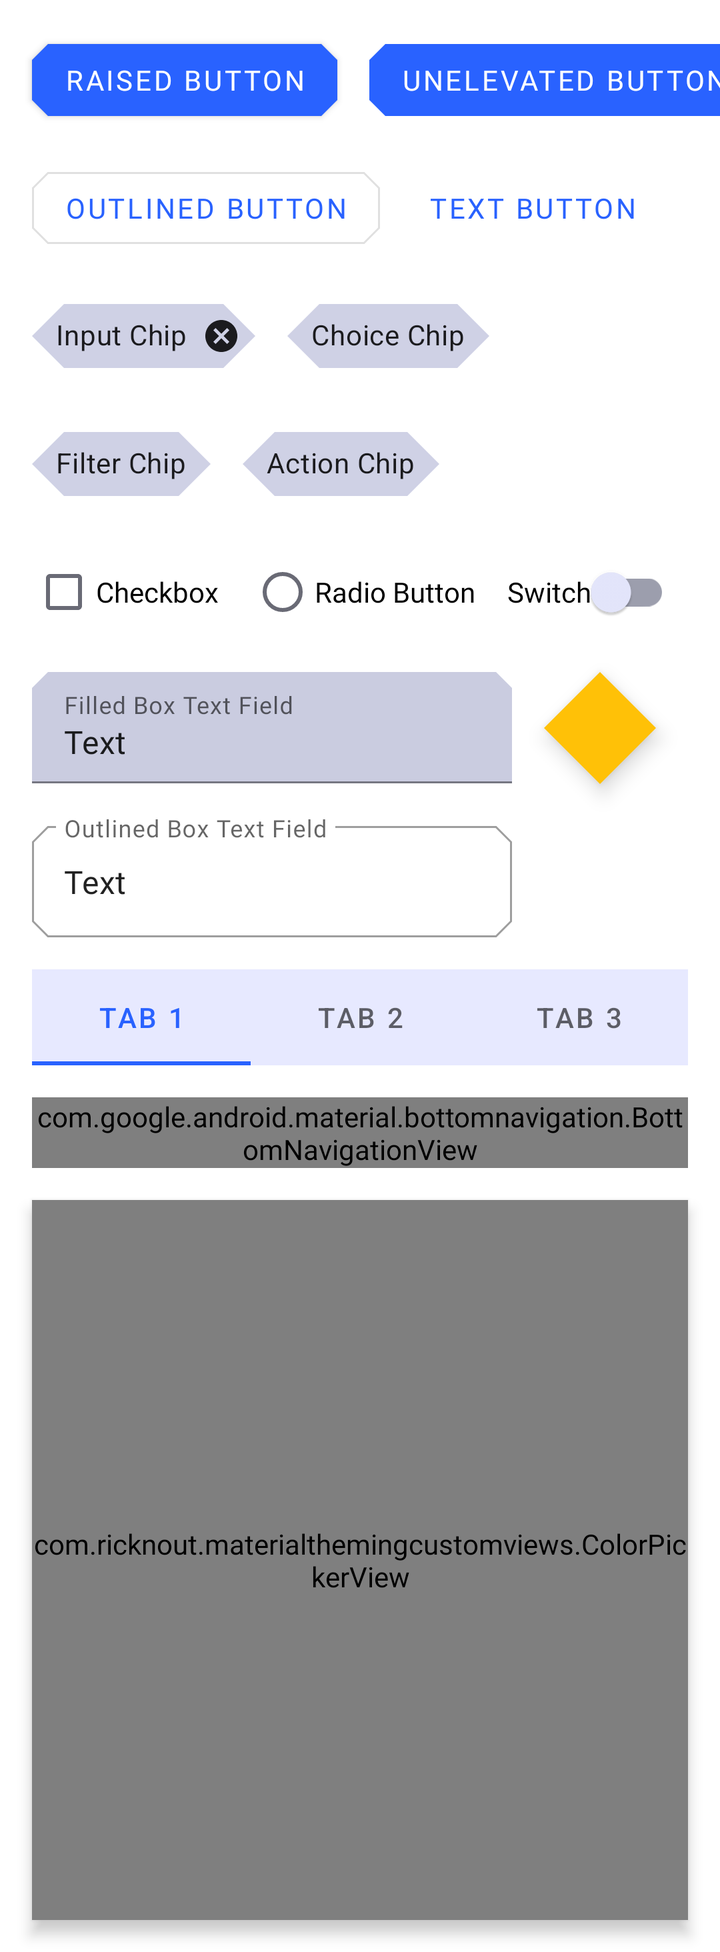
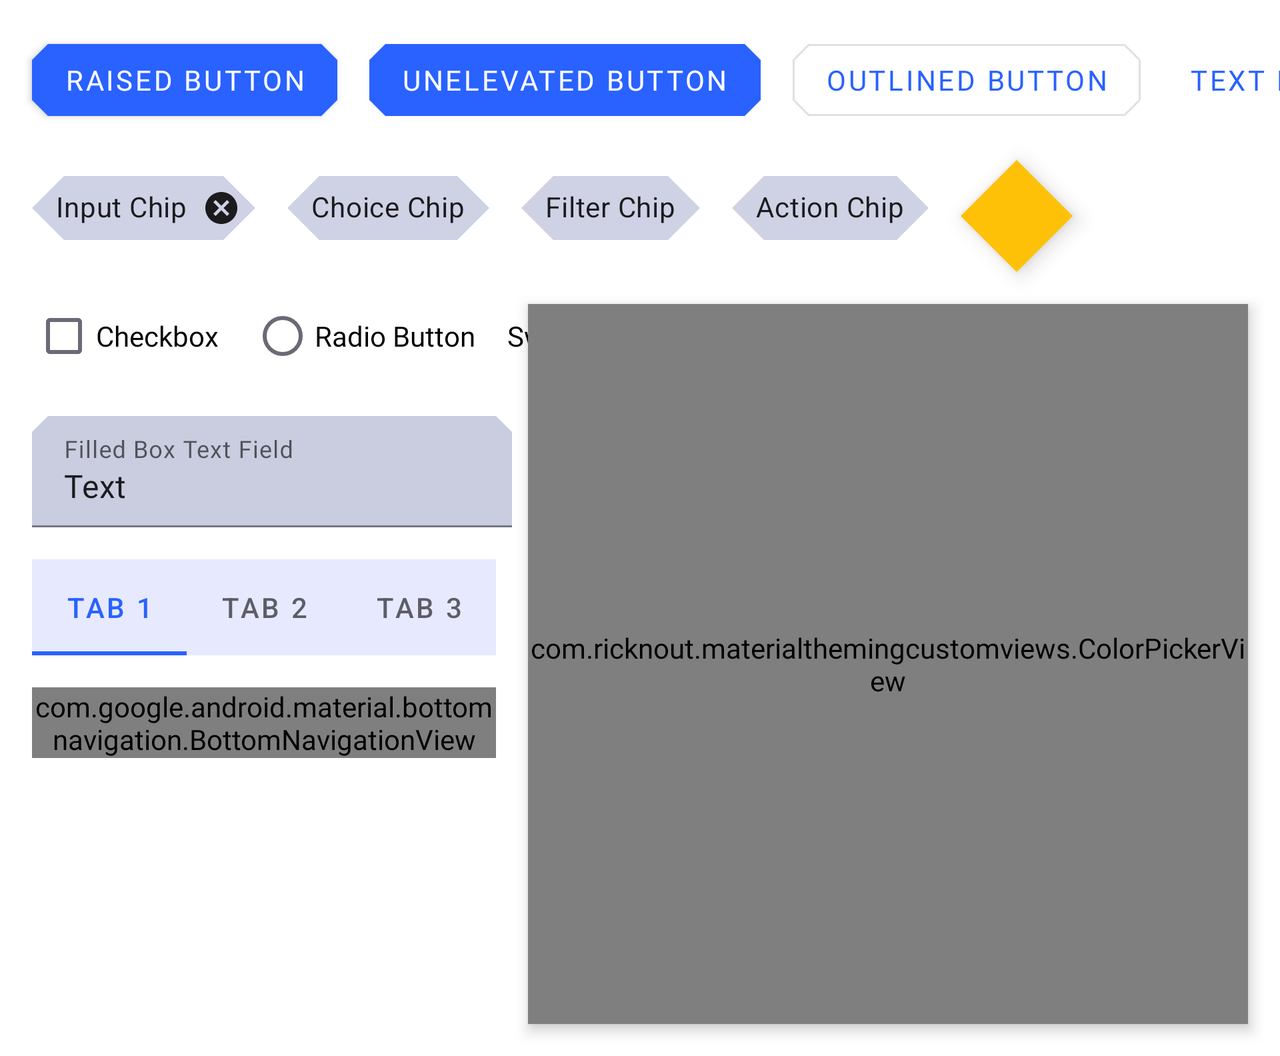

Compare how this app lays out the same screen by default and in its alternative resource folder. The renders come first, then the two layout files and the values they reference.
<!-- AndroidManifest.xml: application theme AppTheme.Themed -->
<!-- res/layout/activity_main.xml -->
<?xml version="1.0" encoding="utf-8"?>
<ScrollView
        xmlns:android="http://schemas.android.com/apk/res/android"
        xmlns:tools="http://schemas.android.com/tools"
        xmlns:app="http://schemas.android.com/apk/res-auto"
        android:layout_width="match_parent"
        android:layout_height="match_parent"
        tools:context=".MainActivity">

    <androidx.constraintlayout.widget.ConstraintLayout
            android:layout_width="match_parent"
            android:layout_height="wrap_content"
            android:paddingBottom="16dp"
            android:clipToPadding="false">

        <com.google.android.material.button.MaterialButton
                android:id="@+id/raisedButton"
                android:layout_width="wrap_content"
                android:layout_height="wrap_content"
                android:layout_marginTop="16dp"
                android:layout_marginStart="16dp"
                app:layout_constraintTop_toTopOf="parent"
                app:layout_constraintStart_toStartOf="parent"
                android:text="Raised Button" />

        <com.google.android.material.button.MaterialButton
                android:id="@+id/unelevatedButton"
                android:layout_width="wrap_content"
                android:layout_height="wrap_content"
                android:layout_marginTop="16dp"
                android:layout_marginStart="16dp"
                style="@style/Widget.MaterialComponents.Button.UnelevatedButton"
                app:layout_constraintTop_toTopOf="parent"
                app:layout_constraintStart_toEndOf="@id/raisedButton"
                android:text="Unelevated Button" />

        <com.google.android.material.button.MaterialButton
                android:id="@+id/outlinedButton"
                android:layout_width="wrap_content"
                android:layout_height="wrap_content"
                android:layout_marginTop="16dp"
                android:layout_marginStart="16dp"
                style="@style/Widget.MaterialComponents.Button.OutlinedButton"
                app:layout_constraintTop_toBottomOf="@id/raisedButton"
                app:layout_constraintStart_toStartOf="parent"
                android:text="Outlined Button" />

        <com.google.android.material.button.MaterialButton
                android:id="@+id/textButton"
                android:layout_width="wrap_content"
                android:layout_height="wrap_content"
                android:layout_marginTop="16dp"
                android:layout_marginStart="16dp"
                style="@style/Widget.MaterialComponents.Button.TextButton"
                app:layout_constraintTop_toBottomOf="@id/raisedButton"
                app:layout_constraintStart_toEndOf="@id/outlinedButton"
                android:text="Text Button" />

        <com.google.android.material.chip.Chip
                android:id="@+id/inputChip"
                android:layout_width="wrap_content"
                android:layout_height="wrap_content"
                android:layout_marginTop="16dp"
                android:layout_marginStart="16dp"
                style="@style/Widget.MaterialComponents.Chip.Entry"
                app:layout_constraintTop_toBottomOf="@id/outlinedButton"
                app:layout_constraintStart_toStartOf="parent"
                android:text="Input Chip" />

        <com.google.android.material.chip.Chip
                android:id="@+id/choiceChip"
                android:layout_width="wrap_content"
                android:layout_height="wrap_content"
                android:layout_marginTop="16dp"
                android:layout_marginStart="16dp"
                style="@style/Widget.MaterialComponents.Chip.Choice"
                app:layout_constraintTop_toBottomOf="@id/outlinedButton"
                app:layout_constraintStart_toEndOf="@id/inputChip"
                android:text="Choice Chip" />

        <com.google.android.material.chip.Chip
                android:id="@+id/filterChip"
                android:layout_width="wrap_content"
                android:layout_height="wrap_content"
                android:layout_marginTop="16dp"
                android:layout_marginStart="16dp"
                style="@style/Widget.MaterialComponents.Chip.Filter"
                app:layout_constraintTop_toBottomOf="@id/inputChip"
                app:layout_constraintStart_toStartOf="parent"
                android:text="Filter Chip" />

        <com.google.android.material.chip.Chip
                android:id="@+id/actionChip"
                android:layout_width="wrap_content"
                android:layout_height="wrap_content"
                android:layout_marginTop="16dp"
                android:layout_marginStart="16dp"
                app:chipIcon="@drawable/ic_android_black_24dp"
                style="@style/Widget.MaterialComponents.Chip.Action"
                app:layout_constraintTop_toBottomOf="@id/inputChip"
                app:layout_constraintStart_toEndOf="@id/filterChip"
                android:text="Action Chip" />

        <com.google.android.material.checkbox.MaterialCheckBox
                android:id="@+id/checkBox"
                android:layout_width="wrap_content"
                android:layout_height="wrap_content"
                android:layout_marginTop="16dp"
                android:layout_marginStart="16dp"
                app:layout_constraintTop_toBottomOf="@id/filterChip"
                app:layout_constraintStart_toStartOf="parent"
                android:text="Checkbox" />

        <com.google.android.material.radiobutton.MaterialRadioButton
                android:id="@+id/radioButton"
                android:layout_width="wrap_content"
                android:layout_height="wrap_content"
                android:layout_marginTop="16dp"
                android:layout_marginStart="16dp"
                app:layout_constraintTop_toBottomOf="@id/filterChip"
                app:layout_constraintStart_toEndOf="@id/checkBox"
                android:text="Radio Button" />

        <com.google.android.material.switchmaterial.SwitchMaterial
                android:id="@+id/switchMaterial"
                android:layout_width="wrap_content"
                android:layout_height="wrap_content"
                android:layout_marginTop="16dp"
                android:layout_marginStart="16dp"
                app:layout_constraintTop_toBottomOf="@id/filterChip"
                app:layout_constraintStart_toEndOf="@id/radioButton"
                android:text="Switch" />

        <com.google.android.material.textfield.TextInputLayout
                android:id="@+id/filledBoxTextField"
                android:layout_width="240dp"
                android:layout_height="wrap_content"
                android:layout_marginTop="16dp"
                android:layout_marginStart="16dp"
                app:layout_constraintTop_toBottomOf="@id/checkBox"
                app:layout_constraintStart_toStartOf="parent"
                android:hint="Filled Box Text Field">

            <com.google.android.material.textfield.TextInputEditText
                    android:layout_width="match_parent"
                    android:layout_height="match_parent"
                    android:text="Text" />

        </com.google.android.material.textfield.TextInputLayout>

        <com.google.android.material.textfield.TextInputLayout
                android:id="@+id/outlinedBoxTextField"
                android:layout_width="240dp"
                android:layout_height="wrap_content"
                android:layout_marginTop="16dp"
                android:layout_marginStart="16dp"
                style="@style/Widget.MaterialComponents.TextInputLayout.OutlinedBox"
                app:layout_constraintTop_toBottomOf="@id/filledBoxTextField"
                app:layout_constraintStart_toStartOf="parent"
                android:hint="Outlined Box Text Field">

            <com.google.android.material.textfield.TextInputEditText
                    android:layout_width="match_parent"
                    android:layout_height="match_parent"
                    android:text="Text" />

        </com.google.android.material.textfield.TextInputLayout>

        <com.google.android.material.floatingactionbutton.FloatingActionButton
                android:id="@+id/floatingActionButton"
                android:layout_width="wrap_content"
                android:layout_height="wrap_content"
                android:layout_marginTop="16dp"
                android:layout_marginStart="16dp"
                app:srcCompat="@drawable/ic_android_black_24dp"
                app:layout_constraintTop_toBottomOf="@id/checkBox"
                app:layout_constraintStart_toEndOf="@id/outlinedBoxTextField" />

        <com.google.android.material.tabs.TabLayout
                android:id="@+id/tabs"
                android:layout_width="0dp"
                android:layout_height="wrap_content"
                android:layout_marginTop="16dp"
                android:layout_marginStart="16dp"
                android:layout_marginEnd="16dp"
                app:layout_constraintTop_toBottomOf="@id/outlinedBoxTextField"
                app:layout_constraintStart_toStartOf="parent"
                app:layout_constraintEnd_toEndOf="parent">

            <com.google.android.material.tabs.TabItem
                    android:id="@+id/tab1"
                    android:layout_width="wrap_content"
                    android:layout_height="wrap_content"
                    android:text="Tab 1" />

            <com.google.android.material.tabs.TabItem
                    android:id="@+id/tab2"
                    android:layout_width="wrap_content"
                    android:layout_height="wrap_content"
                    android:text="Tab 2" />

            <com.google.android.material.tabs.TabItem
                    android:id="@+id/tab3"
                    android:layout_width="wrap_content"
                    android:layout_height="wrap_content"
                    android:text="Tab 3" />

        </com.google.android.material.tabs.TabLayout>

        <com.google.android.material.bottomnavigation.BottomNavigationView
                android:id="@+id/bottomNavigation"
                android:layout_width="0dp"
                android:layout_height="wrap_content"
                android:layout_marginTop="16dp"
                android:layout_marginStart="16dp"
                android:layout_marginEnd="16dp"
                app:menu="@menu/menu_bottom_navigation"
                app:layout_constraintTop_toBottomOf="@id/tabs"
                app:layout_constraintStart_toStartOf="parent"
                app:layout_constraintEnd_toEndOf="parent" />

        <com.ricknout.materialthemingcustomviews.ColorPickerView
                android:id="@+id/colorPickerView"
                android:layout_width="0dp"
                android:layout_height="360dp"
                android:layout_marginTop="16dp"
                android:layout_marginStart="16dp"
                android:layout_marginEnd="16dp"
                android:elevation="4dp"
                app:layout_constraintTop_toBottomOf="@id/bottomNavigation"
                app:layout_constraintStart_toStartOf="parent"
                app:layout_constraintEnd_toEndOf="parent" />

    </androidx.constraintlayout.widget.ConstraintLayout>

</ScrollView>
<!-- resources referenced by this layout -->
<resources>
  <style name="AppTheme.Themed">
          
          <item name="colorPrimary">@color/color_primary</item>
          <item name="colorPrimaryVariant">@color/color_primary_variant</item>
          <item name="colorOnPrimary">@color/color_on_primary</item>
          <item name="colorSecondary">@color/color_secondary</item>
          <item name="colorSecondaryVariant">@color/color_secondary_variant</item>
          <item name="colorOnSecondary">@color/color_on_secondary</item>
          <item name="colorError">@color/color_error</item>
          <item name="colorOnError">@color/color_on_error</item>
          <item name="colorSurface">@color/color_surface</item>
          <item name="colorOnSurface">@color/color_on_surface</item>
          <item name="android:colorBackground">@color/color_background</item>
          <item name="colorOnBackground">@color/color_on_background</item>
          
          <item name="fontFamily">@font/roboto_mono</item>
          <item name="android:fontFamily">@font/roboto_mono</item>
          
          <item name="shapeAppearanceSmallComponent">@style/AppShapeAppearance.SmallComponent</item>
          <item name="shapeAppearanceMediumComponent">@style/AppShapeAppearance.MediumComponent</item>
          <item name="shapeAppearanceLargeComponent">@style/AppShapeAppearance.LargeComponent</item>
          
          <item name="android:statusBarColor">@color/color_system_bar</item>
          <item name="android:navigationBarColor">@color/color_system_bar</item>
          <item name="android:windowLightStatusBar" tools:targetApi="M">@bool/light_system_bar</item>
          <item name="android:windowLightNavigationBar" tools:targetApi="P">@bool/light_system_bar</item>
          <item name="android:navigationBarDividerColor" tools:targetApi="P">@color/color_system_bar_divider</item>
          
          <item name="colorPickerStyle">@style/AppColorPicker</item>
      </style>
  <color name="color_primary">#2962FF</color>
  <color name="color_primary_variant">#0039CB</color>
  <color name="color_on_primary">#FFFFFF</color>
  <color name="color_secondary">#FFC107</color>
  <color name="color_secondary_variant">#C79100</color>
  <color name="color_on_secondary">#000000</color>
  <color name="color_error">#F44336</color>
  <color name="color_on_error">#000000</color>
  <color name="color_surface">#E7E9FF</color>
  <color name="color_on_surface">#000000</color>
  <color name="color_background">#FFFFFF</color>
  <color name="color_on_background">#000000</color>
  <style name="AppShapeAppearance.SmallComponent" parent="ShapeAppearance.MaterialComponents.SmallComponent">
          <item name="cornerFamily">cut</item>
          <item name="cornerSize">8dp</item>
      </style>
  <style name="AppShapeAppearance.MediumComponent" parent="ShapeAppearance.MaterialComponents.MediumComponent">
          <item name="cornerFamily">cut</item>
          <item name="cornerSize">8dp</item>
      </style>
  <style name="AppShapeAppearance.LargeComponent" parent="ShapeAppearance.MaterialComponents.LargeComponent">
          <item name="cornerFamily">cut</item>
          <item name="cornerSize">8dp</item>
      </style>
  <color name="color_system_bar">#121212</color>
  <color name="color_system_bar_divider">#1FFFFFFF</color>
  <style name="AppColorPicker">
          <item name="shapeAppearance">?attr/shapeAppearanceLargeComponent</item>
          <item name="android:backgroundTint">?attr/colorSurface</item>
          <item name="android:elevation">4dp</item>
          <item name="titleTextColor">@color/mtrl_on_surface_emphasis_high_type</item>
          <item name="subtitleTextColor">@color/mtrl_on_surface_emphasis_medium</item>
          <item name="itemShapeAppearance">?attr/shapeAppearanceSmallComponent</item>
          <item name="itemRippleColor">@color/ripple_color_color_picker</item>
      </style>
</resources>
<!-- res/layout-land/activity_main.xml (the repository's variant of the layout above) -->
<!-- drawn on the phone turned sideways -->
<?xml version="1.0" encoding="utf-8"?>
<ScrollView
        xmlns:android="http://schemas.android.com/apk/res/android"
        xmlns:tools="http://schemas.android.com/tools"
        xmlns:app="http://schemas.android.com/apk/res-auto"
        android:layout_width="match_parent"
        android:layout_height="match_parent"
        tools:context=".MainActivity">

    <androidx.constraintlayout.widget.ConstraintLayout
            android:layout_width="match_parent"
            android:layout_height="wrap_content"
            android:paddingBottom="16dp"
            android:clipToPadding="false">

        <com.google.android.material.button.MaterialButton
                android:id="@+id/raisedButton"
                android:layout_width="wrap_content"
                android:layout_height="wrap_content"
                android:layout_marginTop="16dp"
                android:layout_marginStart="16dp"
                app:layout_constraintTop_toTopOf="parent"
                app:layout_constraintStart_toStartOf="parent"
                android:text="Raised Button" />

        <com.google.android.material.button.MaterialButton
                android:id="@+id/unelevatedButton"
                android:layout_width="wrap_content"
                android:layout_height="wrap_content"
                android:layout_marginTop="16dp"
                android:layout_marginStart="16dp"
                style="@style/Widget.MaterialComponents.Button.UnelevatedButton"
                app:layout_constraintTop_toTopOf="parent"
                app:layout_constraintStart_toEndOf="@id/raisedButton"
                android:text="Unelevated Button" />

        <com.google.android.material.button.MaterialButton
                android:id="@+id/outlinedButtonButton"
                android:layout_width="wrap_content"
                android:layout_height="wrap_content"
                android:layout_marginTop="16dp"
                android:layout_marginStart="16dp"
                style="@style/Widget.MaterialComponents.Button.OutlinedButton"
                app:layout_constraintTop_toTopOf="parent"
                app:layout_constraintStart_toEndOf="@id/unelevatedButton"
                android:text="Outlined Button" />

        <com.google.android.material.button.MaterialButton
                android:id="@+id/textButton"
                android:layout_width="wrap_content"
                android:layout_height="wrap_content"
                android:layout_marginTop="16dp"
                android:layout_marginStart="16dp"
                style="@style/Widget.MaterialComponents.Button.TextButton"
                app:layout_constraintTop_toTopOf="parent"
                app:layout_constraintStart_toEndOf="@id/outlinedButtonButton"
                android:text="Text Button" />

        <com.google.android.material.chip.Chip
                android:id="@+id/inputChip"
                android:layout_width="wrap_content"
                android:layout_height="wrap_content"
                android:layout_marginTop="16dp"
                android:layout_marginStart="16dp"
                style="@style/Widget.MaterialComponents.Chip.Entry"
                app:layout_constraintTop_toBottomOf="@id/raisedButton"
                app:layout_constraintStart_toStartOf="parent"
                android:text="Input Chip" />

        <com.google.android.material.chip.Chip
                android:id="@+id/choiceChip"
                android:layout_width="wrap_content"
                android:layout_height="wrap_content"
                android:layout_marginTop="16dp"
                android:layout_marginStart="16dp"
                style="@style/Widget.MaterialComponents.Chip.Choice"
                app:layout_constraintTop_toBottomOf="@id/raisedButton"
                app:layout_constraintStart_toEndOf="@id/inputChip"
                android:text="Choice Chip" />

        <com.google.android.material.chip.Chip
                android:id="@+id/filterChip"
                android:layout_width="wrap_content"
                android:layout_height="wrap_content"
                android:layout_marginTop="16dp"
                android:layout_marginStart="16dp"
                style="@style/Widget.MaterialComponents.Chip.Filter"
                app:layout_constraintTop_toBottomOf="@id/raisedButton"
                app:layout_constraintStart_toEndOf="@id/choiceChip"
                android:text="Filter Chip" />

        <com.google.android.material.chip.Chip
                android:id="@+id/actionChip"
                android:layout_width="wrap_content"
                android:layout_height="wrap_content"
                android:layout_marginTop="16dp"
                android:layout_marginStart="16dp"
                app:chipIcon="@drawable/ic_android_black_24dp"
                style="@style/Widget.MaterialComponents.Chip.Action"
                app:layout_constraintTop_toBottomOf="@id/raisedButton"
                app:layout_constraintStart_toEndOf="@id/filterChip"
                android:text="Action Chip" />

        <com.google.android.material.checkbox.MaterialCheckBox
                android:id="@+id/checkBox"
                android:layout_width="wrap_content"
                android:layout_height="wrap_content"
                android:layout_marginTop="16dp"
                android:layout_marginStart="16dp"
                app:layout_constraintTop_toBottomOf="@id/inputChip"
                app:layout_constraintStart_toStartOf="parent"
                android:text="Checkbox" />

        <com.google.android.material.radiobutton.MaterialRadioButton
                android:id="@+id/radioButton"
                android:layout_width="wrap_content"
                android:layout_height="wrap_content"
                android:layout_marginTop="16dp"
                android:layout_marginStart="16dp"
                app:layout_constraintTop_toBottomOf="@id/inputChip"
                app:layout_constraintStart_toEndOf="@id/checkBox"
                android:text="Radio Button" />

        <com.google.android.material.switchmaterial.SwitchMaterial
                android:id="@+id/switchMaterial"
                android:layout_width="wrap_content"
                android:layout_height="wrap_content"
                android:layout_marginTop="16dp"
                android:layout_marginStart="16dp"
                app:layout_constraintTop_toBottomOf="@id/inputChip"
                app:layout_constraintStart_toEndOf="@id/radioButton"
                android:text="Switch" />

        <com.google.android.material.textfield.TextInputLayout
                android:id="@+id/filledBoxTextField"
                android:layout_width="240dp"
                android:layout_height="wrap_content"
                android:layout_marginTop="16dp"
                android:layout_marginStart="16dp"
                app:layout_constraintTop_toBottomOf="@id/checkBox"
                app:layout_constraintStart_toStartOf="parent"
                android:hint="Filled Box Text Field">

            <com.google.android.material.textfield.TextInputEditText
                    android:layout_width="match_parent"
                    android:layout_height="match_parent"
                    android:text="Text" />

        </com.google.android.material.textfield.TextInputLayout>

        <com.google.android.material.textfield.TextInputLayout
                android:id="@+id/outlinedBoxTextField"
                android:layout_width="240dp"
                android:layout_height="wrap_content"
                android:layout_marginTop="16dp"
                android:layout_marginStart="16dp"
                style="@style/Widget.MaterialComponents.TextInputLayout.OutlinedBox"
                app:layout_constraintTop_toBottomOf="@id/checkBox"
                app:layout_constraintStart_toEndOf="@id/filledBoxTextField"
                android:hint="Outlined Box Text Field">

            <com.google.android.material.textfield.TextInputEditText
                    android:layout_width="match_parent"
                    android:layout_height="match_parent"
                    android:text="Text" />

        </com.google.android.material.textfield.TextInputLayout>

        <com.google.android.material.floatingactionbutton.FloatingActionButton
                android:id="@+id/floatingActionButton"
                android:layout_width="wrap_content"
                android:layout_height="wrap_content"
                android:layout_marginTop="16dp"
                android:layout_marginStart="16dp"
                app:srcCompat="@drawable/ic_android_black_24dp"
                app:layout_constraintTop_toBottomOf="@id/raisedButton"
                app:layout_constraintStart_toEndOf="@id/actionChip" />

        <com.google.android.material.tabs.TabLayout
                android:id="@+id/tabs"
                android:layout_width="0dp"
                android:layout_height="wrap_content"
                android:layout_marginTop="16dp"
                android:layout_marginStart="16dp"
                android:layout_marginEnd="16dp"
                app:layout_constraintTop_toBottomOf="@id/filledBoxTextField"
                app:layout_constraintStart_toStartOf="parent"
                app:layout_constraintEnd_toStartOf="@id/colorPickerView">

            <com.google.android.material.tabs.TabItem
                    android:id="@+id/tab1"
                    android:layout_width="wrap_content"
                    android:layout_height="wrap_content"
                    android:text="Tab 1" />

            <com.google.android.material.tabs.TabItem
                    android:id="@+id/tab2"
                    android:layout_width="wrap_content"
                    android:layout_height="wrap_content"
                    android:text="Tab 2" />

            <com.google.android.material.tabs.TabItem
                    android:id="@+id/tab3"
                    android:layout_width="wrap_content"
                    android:layout_height="wrap_content"
                    android:text="Tab 3" />

        </com.google.android.material.tabs.TabLayout>

        <com.google.android.material.bottomnavigation.BottomNavigationView
                android:id="@+id/bottomNavigation"
                android:layout_width="0dp"
                android:layout_height="wrap_content"
                android:layout_marginTop="16dp"
                android:layout_marginStart="16dp"
                android:layout_marginEnd="16dp"
                app:menu="@menu/menu_bottom_navigation"
                app:layout_constraintTop_toBottomOf="@id/tabs"
                app:layout_constraintStart_toStartOf="parent"
                app:layout_constraintEnd_toStartOf="@id/colorPickerView" />

        <com.ricknout.materialthemingcustomviews.ColorPickerView
                android:id="@+id/colorPickerView"
                android:layout_width="360dp"
                android:layout_height="360dp"
                android:layout_marginTop="16dp"
                android:layout_marginEnd="16dp"
                android:elevation="4dp"
                app:layout_constraintTop_toBottomOf="@id/floatingActionButton"
                app:layout_constraintEnd_toEndOf="parent" />

    </androidx.constraintlayout.widget.ConstraintLayout>

</ScrollView>
